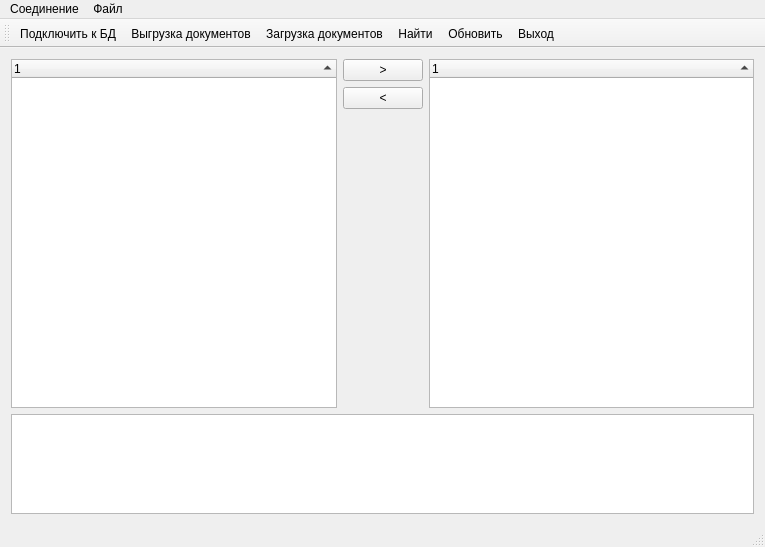
<?xml version="1.0" encoding="UTF-8"?>
<ui version="4.0">
 <class>MainWindow</class>
 <widget class="QMainWindow" name="MainWindow">
  <property name="geometry">
   <rect>
    <x>0</x>
    <y>0</y>
    <width>765</width>
    <height>547</height>
   </rect>
  </property>
  <property name="windowTitle">
   <string>MetaData</string>
  </property>
  <property name="iconSize">
   <size>
    <width>456</width>
    <height>33</height>
   </size>
  </property>
  <widget class="QWidget" name="centralWidget">
   <layout class="QGridLayout" name="gridLayout">
    <item row="0" column="0">
     <layout class="QVBoxLayout" name="verticalLayout_3">
      <item>
       <layout class="QHBoxLayout" name="horizontalLayout">
        <item>
         <widget class="QTreeWidget" name="treeWidget">
          <property name="enabled">
           <bool>true</bool>
          </property>
          <property name="sortingEnabled">
           <bool>true</bool>
          </property>
          <column>
           <property name="text">
            <string notr="true">1</string>
           </property>
          </column>
         </widget>
        </item>
        <item>
         <layout class="QVBoxLayout" name="verticalLayout">
          <item>
           <widget class="QPushButton" name="pushButton">
            <property name="text">
             <string>&gt;</string>
            </property>
            <property name="shortcut">
             <string>Ctrl+.</string>
            </property>
           </widget>
          </item>
          <item>
           <widget class="QPushButton" name="pushButton_3">
            <property name="text">
             <string>&lt;</string>
            </property>
            <property name="shortcut">
             <string>Ctrl+,</string>
            </property>
           </widget>
          </item>
          <item>
           <spacer name="verticalSpacer">
            <property name="orientation">
             <enum>Qt::Vertical</enum>
            </property>
            <property name="sizeHint" stdset="0">
             <size>
              <width>20</width>
              <height>40</height>
             </size>
            </property>
           </spacer>
          </item>
         </layout>
        </item>
        <item>
         <widget class="QTreeWidget" name="treeWidget_2">
          <property name="sortingEnabled">
           <bool>true</bool>
          </property>
          <column>
           <property name="text">
            <string notr="true">1</string>
           </property>
          </column>
         </widget>
        </item>
       </layout>
      </item>
      <item>
       <widget class="QPlainTextEdit" name="plainTextEdit">
        <property name="sizePolicy">
         <sizepolicy hsizetype="Expanding" vsizetype="Maximum">
          <horstretch>0</horstretch>
          <verstretch>0</verstretch>
         </sizepolicy>
        </property>
        <property name="minimumSize">
         <size>
          <width>0</width>
          <height>0</height>
         </size>
        </property>
        <property name="maximumSize">
         <size>
          <width>16777215</width>
          <height>100</height>
         </size>
        </property>
       </widget>
      </item>
     </layout>
    </item>
   </layout>
  </widget>
  <widget class="QMenuBar" name="menuBar">
   <property name="geometry">
    <rect>
     <x>0</x>
     <y>0</y>
     <width>765</width>
     <height>21</height>
    </rect>
   </property>
   <widget class="QMenu" name="menuMmetadata">
    <property name="title">
     <string>Соединение</string>
    </property>
    <addaction name="action_connect"/>
    <addaction name="separator"/>
   </widget>
   <widget class="QMenu" name="menu">
    <property name="title">
     <string>Файл</string>
    </property>
    <addaction name="action_refresh"/>
    <addaction name="separator"/>
    <addaction name="action_unload"/>
    <addaction name="action_load"/>
    <addaction name="separator"/>
    <addaction name="action_search"/>
    <addaction name="separator"/>
    <addaction name="action_exit"/>
   </widget>
   <addaction name="menuMmetadata"/>
   <addaction name="menu"/>
  </widget>
  <widget class="QToolBar" name="mainToolBar">
   <property name="iconSize">
    <size>
     <width>30</width>
     <height>30</height>
    </size>
   </property>
   <attribute name="toolBarArea">
    <enum>TopToolBarArea</enum>
   </attribute>
   <attribute name="toolBarBreak">
    <bool>false</bool>
   </attribute>
   <addaction name="action_connect"/>
   <addaction name="action_unload"/>
   <addaction name="action_load"/>
   <addaction name="action_search"/>
   <addaction name="action_refresh"/>
   <addaction name="action_exit"/>
  </widget>
  <widget class="QStatusBar" name="statusBar"/>
  <action name="action_connect">
   <property name="checkable">
    <bool>true</bool>
   </property>
   <property name="checked">
    <bool>false</bool>
   </property>
   <property name="icon">
    <iconset>
     <normaloff>icons/flaticons/plugin.png</normaloff>icons/flaticons/plugin.png</iconset>
   </property>
   <property name="text">
    <string>Подключить к БД</string>
   </property>
   <property name="toolTip">
    <string>Подключение к БД</string>
   </property>
   <property name="shortcut">
    <string>Ctrl+C</string>
   </property>
  </action>
  <action name="action_unload">
   <property name="icon">
    <iconset>
     <normaloff>icons/flaticons/arrowup.png</normaloff>icons/flaticons/arrowup.png</iconset>
   </property>
   <property name="text">
    <string>Выгрузка документов</string>
   </property>
   <property name="toolTip">
    <string>Выгрузка метаданных документов на диск с БД</string>
   </property>
   <property name="shortcut">
    <string>Ctrl+U</string>
   </property>
  </action>
  <action name="action_load">
   <property name="icon">
    <iconset>
     <normaloff>icons/flaticons/arrowdown.png</normaloff>icons/flaticons/arrowdown.png</iconset>
   </property>
   <property name="text">
    <string>Загрузка документов</string>
   </property>
   <property name="toolTip">
    <string>Загрузка метаданных документов с диска в БД</string>
   </property>
   <property name="shortcut">
    <string>Ctrl+L</string>
   </property>
  </action>
  <action name="action_search">
   <property name="icon">
    <iconset>
     <normaloff>icons/flaticons/magnifyingglass.png</normaloff>icons/flaticons/magnifyingglass.png</iconset>
   </property>
   <property name="text">
    <string>Найти</string>
   </property>
   <property name="toolTip">
    <string>Найти документ в списке</string>
   </property>
   <property name="shortcut">
    <string>Ctrl+F</string>
   </property>
  </action>
  <action name="action_refresh">
   <property name="icon">
    <iconset>
     <normaloff>icons/flaticons/reload-icon.png</normaloff>icons/flaticons/reload-icon.png</iconset>
   </property>
   <property name="text">
    <string>Обновить</string>
   </property>
   <property name="toolTip">
    <string>Обновить экран</string>
   </property>
   <property name="shortcut">
    <string>F5</string>
   </property>
  </action>
  <action name="action_exit">
   <property name="icon">
    <iconset>
     <normaloff>icons/flaticons/power.png</normaloff>icons/flaticons/power.png</iconset>
   </property>
   <property name="text">
    <string>Выход</string>
   </property>
   <property name="toolTip">
    <string>Выход</string>
   </property>
   <property name="shortcut">
    <string>F10</string>
   </property>
  </action>
 </widget>
 <layoutdefault spacing="6" margin="11"/>
 <resources/>
 <connections/>
</ui>
